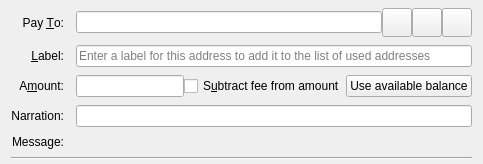
  <widget class="QFrame" name="SendCoins">
   <property name="frameShape">
    <enum>QFrame::NoFrame</enum>
   </property>
   <layout class="QGridLayout" name="gridLayout">
    <property name="topMargin">
     <number>8</number>
    </property>
    <property name="bottomMargin">
     <number>4</number>
    </property>
    <property name="horizontalSpacing">
     <number>12</number>
    </property>
    <property name="verticalSpacing">
     <number>8</number>
    </property>
    <item row="4" column="0">
     <widget class="QLabel" name="lblNarration">
      <property name="text">
       <string>Narration:</string>
      </property>
      <property name="alignment">
       <set>Qt::AlignRight|Qt::AlignTrailing|Qt::AlignVCenter</set>
      </property>
      <property name="buddy">
       <cstring>edtNarration</cstring>
      </property>
     </widget>
    </item>
    <item row="0" column="0">
     <widget class="QLabel" name="payToLabel">
      <property name="text">
       <string>Pay &amp;To:</string>
      </property>
      <property name="alignment">
       <set>Qt::AlignRight|Qt::AlignTrailing|Qt::AlignVCenter</set>
      </property>
      <property name="buddy">
       <cstring>payTo</cstring>
      </property>
     </widget>
    </item>
    <item row="3" column="0">
     <widget class="QLabel" name="amountLabel">
      <property name="text">
       <string>A&amp;mount:</string>
      </property>
      <property name="alignment">
       <set>Qt::AlignRight|Qt::AlignTrailing|Qt::AlignVCenter</set>
      </property>
      <property name="buddy">
       <cstring>payAmount</cstring>
      </property>
     </widget>
    </item>
    <item row="0" column="1">
     <layout class="QHBoxLayout" name="payToLayout">
      <property name="spacing">
       <number>0</number>
      </property>
      <item>
       <widget class="QValidatedLineEdit" name="payTo">
        <property name="toolTip">
         <string>The Graviocoin address to send the payment to</string>
        </property>
       </widget>
      </item>
      <item>
       <widget class="QToolButton" name="addressBookButton">
        <property name="toolTip">
         <string>Choose previously used address</string>
        </property>
        <property name="text">
         <string/>
        </property>
        <property name="icon">
         <iconset resource="../bitcoin.qrc">
          <normaloff>:/icons/address-book</normaloff>:/icons/address-book</iconset>
        </property>
        <property name="iconSize">
         <size>
          <width>22</width>
          <height>22</height>
         </size>
        </property>
        <property name="shortcut">
         <string>Alt+A</string>
        </property>
       </widget>
      </item>
      <item>
       <widget class="QToolButton" name="pasteButton">
        <property name="toolTip">
         <string>Paste address from clipboard</string>
        </property>
        <property name="text">
         <string/>
        </property>
        <property name="icon">
         <iconset resource="../bitcoin.qrc">
          <normaloff>:/icons/editpaste</normaloff>:/icons/editpaste</iconset>
        </property>
        <property name="iconSize">
         <size>
          <width>22</width>
          <height>22</height>
         </size>
        </property>
        <property name="shortcut">
         <string>Alt+P</string>
        </property>
       </widget>
      </item>
      <item>
       <widget class="QToolButton" name="deleteButton">
        <property name="toolTip">
         <string>Remove this entry</string>
        </property>
        <property name="text">
         <string/>
        </property>
        <property name="icon">
         <iconset resource="../bitcoin.qrc">
          <normaloff>:/icons/remove</normaloff>:/icons/remove</iconset>
        </property>
        <property name="iconSize">
         <size>
          <width>22</width>
          <height>22</height>
         </size>
        </property>
       </widget>
      </item>
     </layout>
    </item>
    <item row="1" column="1">
     <widget class="QLineEdit" name="addAsLabel">
      <property name="toolTip">
       <string>Enter a label for this address to add it to the list of used addresses</string>
      </property>
      <property name="placeholderText">
       <string>Enter a label for this address to add it to the list of used addresses</string>
      </property>
     </widget>
    </item>
    <item row="1" column="0">
     <widget class="QLabel" name="labellLabel">
      <property name="text">
       <string>&amp;Label:</string>
      </property>
      <property name="alignment">
       <set>Qt::AlignRight|Qt::AlignTrailing|Qt::AlignVCenter</set>
      </property>
      <property name="buddy">
       <cstring>addAsLabel</cstring>
      </property>
     </widget>
    </item>
    <item row="3" column="1">
     <layout class="QHBoxLayout" name="horizontalLayoutAmount" stretch="0,1,0">
      <item>
       <widget class="BitcoinAmountField" name="payAmount">
         <property name="toolTip">
          <string>The amount to send in the selected unit</string>
         </property>
       </widget>
      </item>
      <item>
       <widget class="QCheckBox" name="checkboxSubtractFeeFromAmount">
        <property name="toolTip">
         <string>The fee will be deducted from the amount being sent. The recipient will receive less graviocoin than you enter in the amount field. If multiple recipients are selected, the fee is split equally.</string>
        </property>
        <property name="text">
         <string>S&amp;ubtract fee from amount</string>
        </property>
       </widget>
      </item>
      <item>
       <widget class="QPushButton" name="useAvailableBalanceButton">
        <property name="text">
         <string>Use available balance</string>
        </property>
       </widget>
      </item>
     </layout>
    </item>
    <item row="4" column="1">
     <widget class="QLineEdit" name="edtNarration">
      <property name="toolTip">
       <string>A short message sent over the Graviocoin network, encrypted if sending to a stealth address or in a blind or anon transaction.</string>
      </property>
      <property name="maxLength">
       <number>24</number>
      </property>
     </widget>
    </item>
    <item row="5" column="0">
     <widget class="QLabel" name="messageLabel">
      <property name="text">
       <string>Message:</string>
      </property>
      <property name="alignment">
       <set>Qt::AlignRight|Qt::AlignTrailing|Qt::AlignVCenter</set>
      </property>
     </widget>
    </item>
    <item row="5" column="1">
     <widget class="QLabel" name="messageTextLabel">
      <property name="toolTip">
       <string>A message that was attached to the graviocoin: URI which will be stored with the transaction for your reference. Note: This message will not be sent over the Graviocoin network.</string>
      </property>
      <property name="textFormat">
       <enum>Qt::PlainText</enum>
      </property>
     </widget>
    </item>
    <item row="6" column="0" colspan="2">
     <widget class="Line" name="line">
      <property name="orientation">
       <enum>Qt::Horizontal</enum>
      </property>
     </widget>
    </item>
   </layout>
  </widget>
